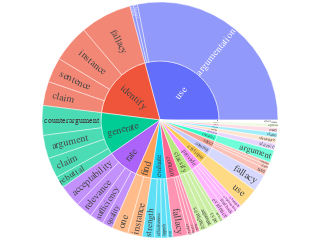

Notebook source saved alongside this figure:
### Code cell
import plotly.express as px

# Filter data
df = df[df["count"] > 30]

# Create sunburst figure
fig = px.sunburst(df, path=['verb', 'noun'], values='count')

# Improve text readability
fig.update_traces(
    insidetextorientation='radial',  # Auto-orient labels for best fit
    textinfo='label',  # Show only category labels (no values)
    marker=dict(line=dict(color='white', width=0.5))  # Add white borders for clarity
)

# Improve layout while keeping size fixed
fig.update_layout(
    autosize=False,
    margin=dict(l=2, r=2, t=2, b=2),  # Minimal margins to maximize usable space
    font=dict(family="Times New Roman", size=10),  # Adjusted font size for small figure
    height=218.26,
    width=218.26
)

# Show figure
fig.show()

# Save as high-quality PDF
fig.write_image(file='verb_noun.pdf', format='pdf', scale=3)

### Figure 1 — Plotly figure (JSON) as saved in the notebook; plotly's stock layout.template omitted (floating-point values rounded to 4 significant figures)
{"data": [{"branchvalues": "total", "domain": {"x": [0, 1], "y": [0, 1]}, "hovertemplate": "labels=%{label}<br>count=%{value}<br>parent=%{parent}<br>id=%{id}<extra></extra>", "ids": ["rate/acceptability", "contain/appeal", "classify/argument", "consider/argument", "generate/argument", "use/argument", "use/argumentation", "contain/attack", "contain/claim", "extract/claim", "generate/claim", "identify/claim", "select/claim", "generate/counterargument", "assess/effectiveness", "evaluate/effectiveness", "write/essay", "provide/evidence", "provide/example", "provide/explanation", "commit/fallacy", "contain/fallacy", "identify/fallacy", "provide/feedback", "find/instance", "identify/instance", "use/language", "find/one", "choose/option", "evaluate/quality", "rate/quality", "generate/rebuttal", "rate/relevance", "classify/sentence", "identify/sentence", "select/sentence", "classify/stance", "determine/stance", "evaluate/strength", "analyze/structure", "rate/sufficiency", "classify/type", "critique/use", "evaluate/use", "select/use", "analyze", "assess", "choose", "classify", "commit", "consider", "contain", "critique", "determine", "evaluate", "extract", "find", "generate", "identify", "provide", "rate", "select", "use", "write"], "insidetextorientation": "radial", "labels": ["acceptability", "appeal", "argument", "argument", "argument", "argument", "argumentation", "attack", "claim", "claim", "claim", "claim", "claim", "counterargument", "effectiveness", "effectiveness", "essay", "evidence", "example", "explanation", "fallacy", "fallacy", "fallacy", "feedback", "instance", "instance", "language", "one", "option", "quality", "quality", "rebuttal", "relevance", "sentence", "sentence", "sentence", "stance", "stance", "strength", "structure", "sufficiency", "type", "use", "use", "use", "analyze", "assess", "choose", "classify", "commit", "consider", "contain", "critique", "determine", "evaluate", "extract", "find", "generate", "identify", "provide", "rate", "select", "use", "write"], "marker": {"line": {"color": "white", "width": 0.5}}, "name": "", "parents": ["rate", "contain", "classify", "consider", "generate", "use", "use", "contain", "contain", "extract", "generate", "identify", "select", "generate", "assess", "evaluate", "write", "provide", "provide", "provide", "commit", "contain", "identify", "provide", "find", "identify", "use", "find", "choose", "evaluate", "rate", "generate", "rate", "classify", "identify", "select", "classify", "determine", "evaluate", "analyze", "rate", "classify", "critique", "evaluate", "select", "", "", "", "", "", "", "", "", "", "", "", "", "", "", "", "", "", "", ""], "textinfo": "label", "type": "sunburst", "values": [201, 39, 63, 116, 211, 31, 1853, 35, 37, 46, 182, 217, 33, 269, 31, 62, 45, 68, 40, 41, 157, 135, 466, 52, 133, 339, 38, 146, 36, 57, 94, 105, 155, 76, 225, 32, 37, 61, 110, 53, 126, 57, 182, 46, 61, 53, 31, 36, 233, 157, 116, 246, 182, 61, 275, 46, 279, 767, 1247, 201, 576, 126, 1922, 45]}], "layout": {"autosize": false, "font": {"family": "Times New Roman", "size": 10}, "height": 218.3, "legend": {"tracegroupgap": 0}, "margin": {"b": 2, "l": 2, "r": 2, "t": 2}, "width": 218.3}}
